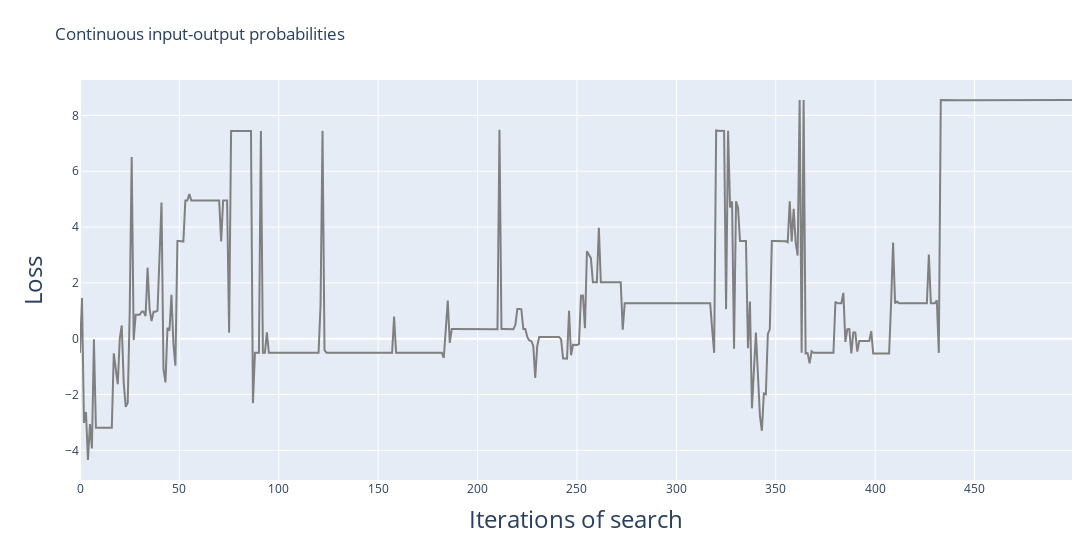
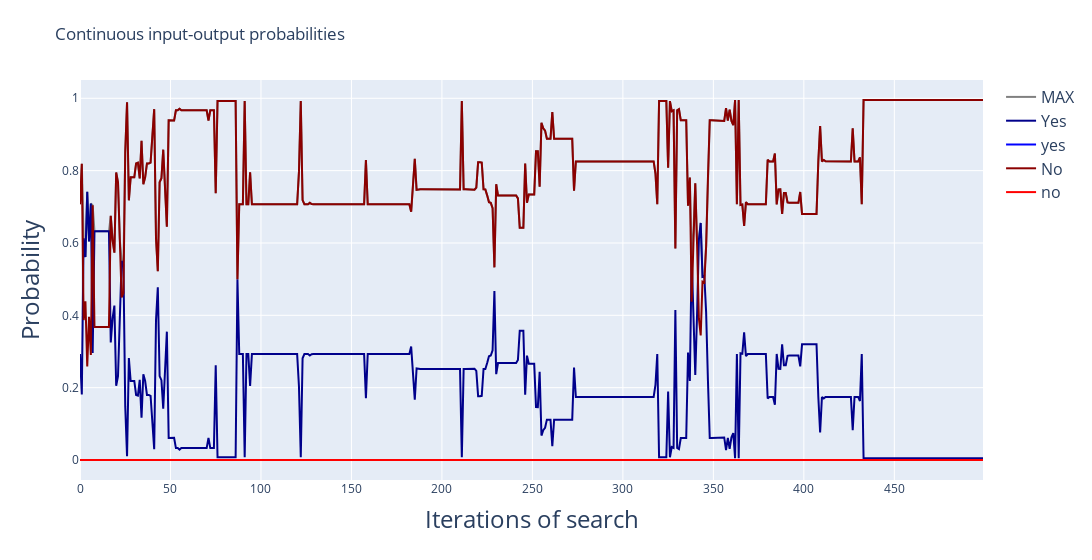

Here is the notebook cell these charts were saved with, in order:
### Code cell
import plotly.graph_objects as go
# Extract the data
data = results[0]["analysis_stats"]
pred_tokens = results[0]["pred_tokens_history"]
# output_tokens = results[0]["output_tokens_hard_history"]

# Create the figure
fig = go.Figure()

# Different shades of blue and red
blue_shades = ['darkblue', 'blue', 'dodgerblue', 'lightblue', 'skyblue']
red_shades = ['darkred', 'red', 'crimson', 'lightcoral', 'salmon']

# Counters for shades
blue_idx = 0
red_idx = 0

# Add a line for each key with color based on pos/neg strings
for idx, key in enumerate(data.keys()):
    if key != "LOSS":
        continue
    if key in cfg.judge_pos_strings:
        color = blue_shades[blue_idx % len(blue_shades)]
        blue_idx += 1
    elif key in cfg.judge_neg_strings:
        color = red_shades[red_idx % len(red_shades)]
        red_idx += 1
    else:
        color = 'gray'  # fallback for keys not in either list
    
    # Only add custom hover text to the first line
    if idx == 0:
        hover_text = [
            # f"{key}: {data[key][i]:.4f}<br>pred_tokens: {pred_tokens[i]}<br>output_tokens_hard: {output_tokens[i]}"
            f"{key}: {data[key][i]:.4f}<br>pred_tokens: {pred_tokens[i]}"
            for i in range(len(data[key]))
        ]
        fig.add_trace(go.Scatter(
            y=data[key],
            mode='lines',
            name=key,
            line=dict(color=color),
            hovertemplate='%{text}<extra></extra>',
            text=hover_text
        ))
    else:
        fig.add_trace(go.Scatter(
            y=data[key],
            mode='lines',
            name=key,
            line=dict(color=color)
        ))

# Update layout
fig.update_layout(
    xaxis_title="Iterations of search",
    yaxis_title="Loss",
    title="Continuous input-output probabilities",
    hovermode='x unified',
    width=1200,
    margin=dict(l=80, r=20, t=80, b=80),
    xaxis=dict(title_font=dict(size=24)),
    yaxis=dict(title_font=dict(size=24)),
    legend=dict(font=dict(size=16))
)

fig.show()


# Extract the data
data = results[0]["analysis_stats"]
pred_tokens = results[0]["pred_tokens_history"]
# output_tokens = results[0]["output_tokens_hard_history"]

# Create the figure
fig = go.Figure()

# Different shades of blue and red
blue_shades = ['darkblue', 'blue', 'dodgerblue', 'lightblue', 'skyblue']
red_shades = ['darkred', 'red', 'crimson', 'lightcoral', 'salmon']

# Counters for shades
blue_idx = 0
red_idx = 0

# Add a line for each key with color based on pos/neg strings
for idx, key in enumerate(data.keys()):
    if key in cfg.judge_pos_strings:
        color = blue_shades[blue_idx % len(blue_shades)]
        blue_idx += 1
    elif key in cfg.judge_neg_strings:
        color = red_shades[red_idx % len(red_shades)]
        red_idx += 1
    else:
        if key == "LOSS":
            continue
        color = 'gray'  # fallback for keys not in either list
    
    # Only add custom hover text to the first line
    if idx == 0:
        hover_text = [
            # f"{key}: {data[key][i]:.4f}<br>pred_tokens: {pred_tokens[i]}<br>output_tokens_hard: {output_tokens[i]}"
            f"{key}: {data[key][i]:.4f}<br>pred_tokens: {pred_tokens[i]}"
            for i in range(len(data[key]))
        ]
        fig.add_trace(go.Scatter(
            y=data[key],
            mode='lines',
            name=key,
            line=dict(color=color),
            hovertemplate='%{text}<extra></extra>',
            text=hover_text
        ))
    else:
        fig.add_trace(go.Scatter(
            y=data[key],
            mode='lines',
            name=key,
            line=dict(color=color)
        ))

# Update layout
fig.update_layout(
    xaxis_title="Iterations of search",
    yaxis_title="Probability",
    title="Continuous input-output probabilities",
    hovermode='x unified',
    width=1200,
    margin=dict(l=80, r=20, t=80, b=80),
    xaxis=dict(title_font=dict(size=24)),
    yaxis=dict(title_font=dict(size=24)),
    legend=dict(font=dict(size=16))
)

fig.show()

# Extract the data
data = results[0]["analysis_stats_hard"]
pred_tokens = results[0]["pred_tokens_history"]
output_tokens = results[0]["output_tokens_hard_history"]

# Create the figure
fig = go.Figure()

# Different shades of blue and red
blue_shades = ['darkblue', 'blue', 'dodgerblue', 'lightblue', 'skyblue']
red_shades = ['darkred', 'red', 'crimson', 'lightcoral', 'salmon']

# Counters for shades
blue_idx = 0
red_idx = 0

# Add a line for each key with color based on pos/neg strings
for idx, key in enumerate(data.keys()):
    if key in cfg.judge_pos_strings:
        color = blue_shades[blue_idx % len(blue_shades)]
        blue_idx += 1
    elif key in cfg.judge_neg_strings:
        color = red_shades[red_idx % len(red_shades)]
        red_idx += 1
    else:
        color = 'gray'  # fallback for keys not in either list
    
    # Only add custom hover text to the first line
    if idx == 0:
        hover_text = [
            # f"{key}: {data[key][i]:.4f}<br>pred_tokens: {pred_tokens[i]}<br>output_tokens_hard: {output_tokens[i]}"
            f"{key}: {data[key][i]:.4f}<br>pred_tokens: {pred_tokens[i]}"
            for i in range(len(data[key]))
        ]
        fig.add_trace(go.Scatter(
            y=data[key],
            mode='lines',
            name=key,
            line=dict(color=color),
            hovertemplate='%{text}<extra></extra>',
            text=hover_text
        ))
    else:
        fig.add_trace(go.Scatter(
            y=data[key],
            mode='lines',
            name=key,
            line=dict(color=color)
        ))

# Update layout
fig.update_layout(
    xaxis_title="Iterations of search",
    yaxis_title="Probability",
    title="Discrete input-output probabilities",
    hovermode='x unified',
    width=1200,
    margin=dict(l=80, r=20, t=80, b=80),
    xaxis=dict(title_font=dict(size=24)),
    yaxis=dict(title_font=dict(size=24)),
    legend=dict(font=dict(size=16))
)

fig.show()

### Figure 1 — Plotly figure (JSON) as saved in the notebook; plotly's stock layout.template omitted (floating-point values rounded to 4 significant figures; data arrays with more than 128 entries replaced by an {"elided": "..."} marker saying what was removed)
{"data": [{"line": {"color": "gray"}, "mode": "lines", "name": "LOSS", "type": "scatter", "y": {"elided": "500 float values"}}], "layout": {"hovermode": "x unified", "legend": {"font": {"size": 16}}, "margin": {"b": 80, "l": 80, "r": 20, "t": 80}, "title": {"text": "Continuous input-output probabilities"}, "width": 1200, "xaxis": {"title": {"font": {"size": 24}, "text": "Iterations of search"}}, "yaxis": {"title": {"font": {"size": 24}, "text": "Loss"}}}}

### Figure 2 — Plotly figure (JSON) as saved in the notebook; plotly's stock layout.template omitted (floating-point values rounded to 4 significant figures; data arrays with more than 128 entries replaced by an {"elided": "..."} marker saying what was removed)
{"data": [{"hovertemplate": "%{text}<extra></extra>", "line": {"color": "gray"}, "mode": "lines", "name": "MAX", "text": {"elided": "500 str values"}, "type": "scatter", "y": {"elided": "500 float values"}}, {"line": {"color": "darkblue"}, "mode": "lines", "name": "Yes", "type": "scatter", "y": {"elided": "500 float values"}}, {"line": {"color": "blue"}, "mode": "lines", "name": "yes", "type": "scatter", "y": {"elided": "500 float values"}}, {"line": {"color": "darkred"}, "mode": "lines", "name": "No", "type": "scatter", "y": {"elided": "500 float values"}}, {"line": {"color": "red"}, "mode": "lines", "name": "no", "type": "scatter", "y": {"elided": "500 float values"}}], "layout": {"hovermode": "x unified", "legend": {"font": {"size": 16}}, "margin": {"b": 80, "l": 80, "r": 20, "t": 80}, "title": {"text": "Continuous input-output probabilities"}, "width": 1200, "xaxis": {"title": {"font": {"size": 24}, "text": "Iterations of search"}}, "yaxis": {"title": {"font": {"size": 24}, "text": "Probability"}}}}
